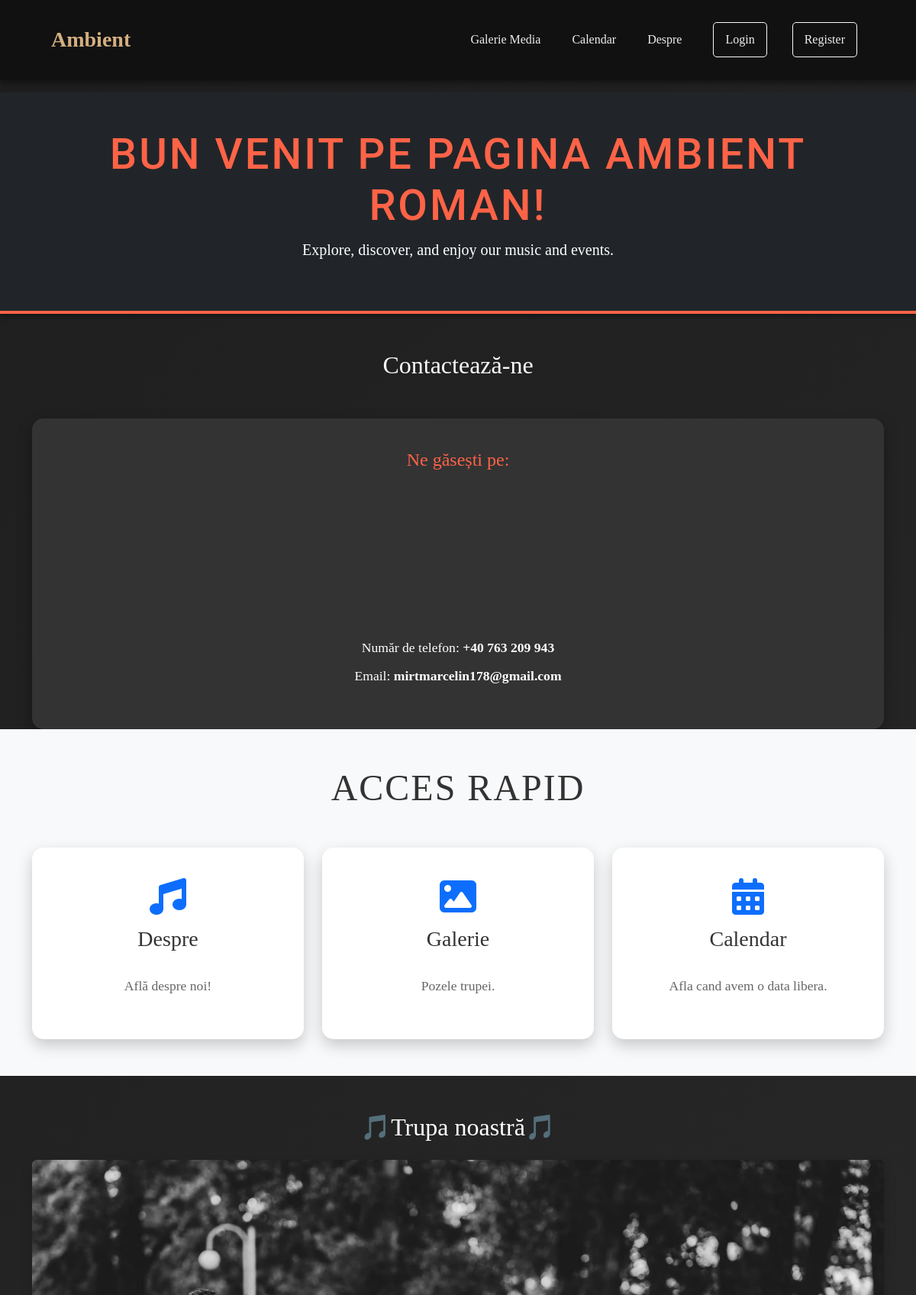
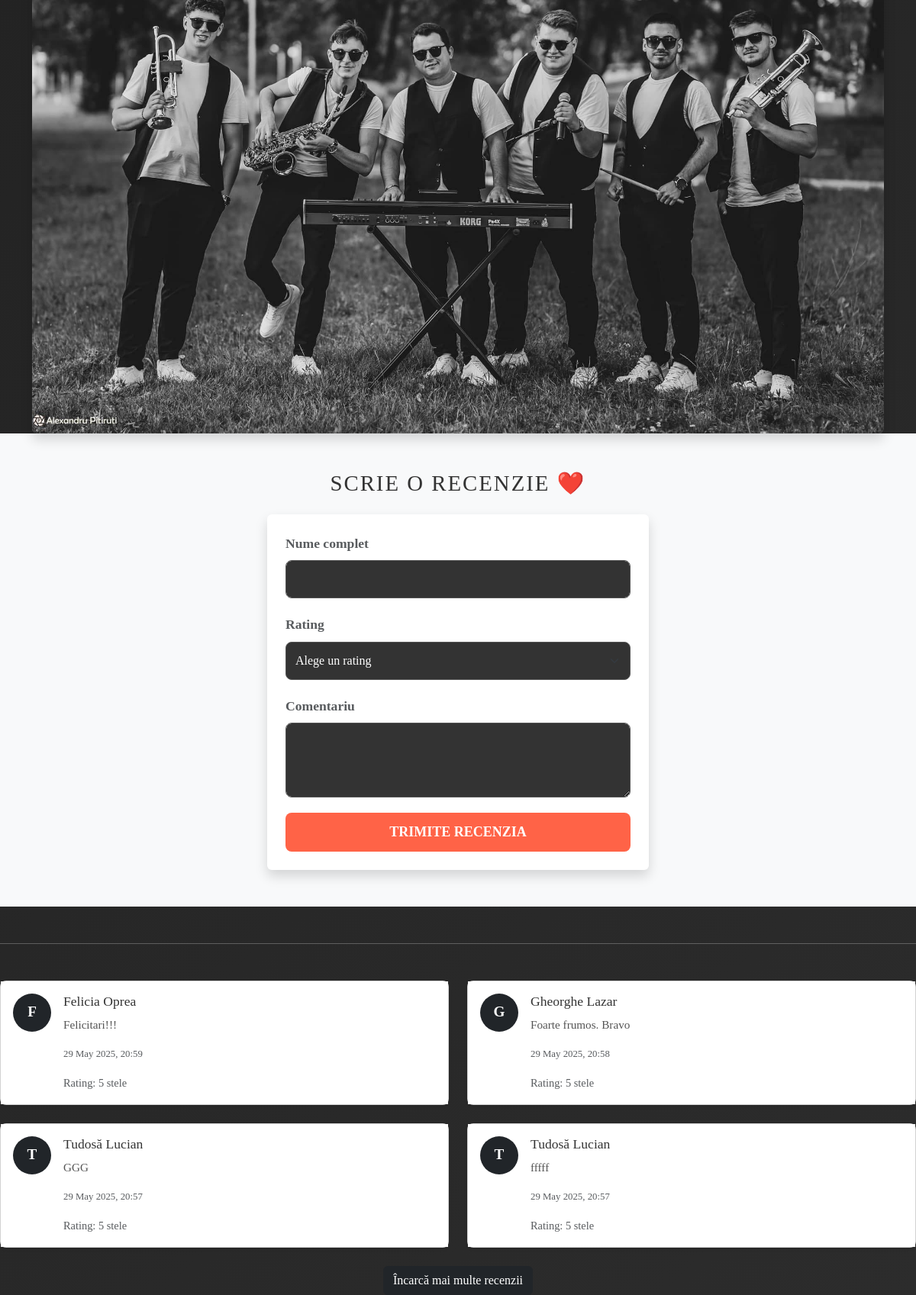
The page / on the database its author committed (2 pictures, top to bottom).
### bandsite/models.py (models this page shows, shortened)
class Review(models.Model):
    name = models.CharField(max_length=100)
    rating = models.IntegerField(choices=[(1, '⭐️'), (2, '⭐️⭐️'), (3, '⭐️⭐️⭐️'), (4, '⭐️⭐️⭐️⭐️'), (5, '⭐️⭐️⭐️⭐️⭐️')])
    comment = models.TextField()
    created_at = models.DateTimeField(auto_now_add=True)  # Folosește doar auto_now_add

### bandsite/views.py (the view)
# urls.py: path('', views.home, name='home'),
def home(request):
    reviews = Review.objects.all().order_by('-created_at')[:4]
    all_reviews_count = Review.objects.count()
    return render(request, 'bandsite/home.html', {'reviews': reviews, 'all_reviews_count': all_reviews_count})

### bandsite/templates/bandsite/home.html (shortened to what this page needs)
{% load static %}
<!DOCTYPE html>
<html lang="en">
<head>
    <link href="https://cdn.jsdelivr.net/npm/bootstrap@5.3.0-alpha1/dist/css/bootstrap.min.css" rel="stylesheet">
    <link rel="stylesheet" href="{% static 'css/style.css' %}">
</head>
<body>
<nav class="custom-navbar navbar navbar-expand-lg navbar-dark">
    <div class="container">
        <a class="navbar-brand" href="{% url 'home' %}">Ambient</a>
        <div class="collapse navbar-collapse" id="navbarNav">
            <ul class="navbar-nav ms-auto">
                <li class="nav-item">
                    <a class="nav-link" href="{% url 'gallery' %}">Galerie Media</a>
                </li>
                <li class="nav-item">
                    <a class="nav-link" href="{% url 'concerts' %}">Calendar</a>
                </li>
                <li class="nav-item">
                    <a class="nav-link" href="{% url 'about' %}">Despre</a>
                </li>
                {% if user.is_authenticated %}
                    <li class="nav-item dropdown">
                        <a class="nav-link dropdown-toggle" href="#" id="userDropdown" role="button"
                           data-bs-toggle="dropdown" aria-expanded="false">
                            Salut, {{ user.get_full_name|default:user.username }}
                        </a>
                        <ul class="dropdown-menu dropdown-menu-end" aria-labelledby="userDropdown">
                            <li>
                                <form method="POST" action="{% url 'logout' %}" style="margin: 0;">
                                    {% csrf_token %}
                                    <button type="submit" class="dropdown-item">Logout</button>
                                </form>
                            </li>
                        </ul>
                    </li>
                {% else %}
                    <li class="nav-item">
                        <a class="btn btn-outline-light ms-2" href="{% url 'login' %}">Login</a>
                    </li>
                    <li class="nav-item">
                        <a class="btn btn-outline-light ms-2" href="{% url 'register' %}">Register</a>
                    </li>
                {% endif %}
            </ul>
        </div>
    </div>
</nav>
<header class="bg-dark text-white py-5">
    <div class="container text-center">
        <h1>Bun venit pe pagina Ambient Roman!</h1>
        <p class="lead">Explore, discover, and enjoy our music and events.</p>
    </div>
</header>
    <div class="container mt-5">
        <h2 class="text-center mb-4 text-light">Contactează-ne</h2>
        <div class="contact-card">
            <h5 class="contact-card-title text-center mb-4">Ne găsești pe:</h5>
            <div class="d-flex justify-content-around mb-4">
                <a href="https://www.facebook.com/profile.php?id=100091896278314" target="_blank" class="social-button" style="background-image: url('https://upload.wikimedia.org/wikipedia/commons/5/51/Facebook_f_logo_%282019%29.svg');"></a>
                <a href="https://www.instagram.com/trupa__ambient_roman_?igsh=MXN4cGFwZmc5dG80eA==" target="_blank" class="social-button" style="background-image: url('https://upload.wikimedia.org/wikipedia/commons/a/a5/Instagram_icon.png');"></a>
                <a href="https://www.youtube.com/@TrupaAmbient125" target="_blank" class="social-button" style="background-image: url('https://upload.wikimedia.org/wikipedia/commons/4/42/YouTube_icon_%282013-2017%29.png');"></a>
            </div>
            <div class="text-center">
                <p class="mb-2">Număr de telefon: <strong>+40 763 209 943</strong></p>
                <p>Email: <strong>mirtmarcelin178@gmail.com</strong></p>
            </div>
        </div>
    </div>
<section class="quick-links py-5 bg-light">
    <div class="container text-center">
        <h2 class="section-title">Acces rapid</h2>
        <div class="row">
            <div class="col-md-4">
                <a href="{% url 'about' %}" class="quick-link-card">
                    <i class="fas fa-music fa-3x"></i>
                    <h4>Despre</h4>
                    <p>Află despre noi!</p>
                </a>
            </div>
            <div class="col-md-4">
                <a href="{% url 'gallery' %}" class="quick-link-card">
                    <i class="fas fa-image fa-3x"></i>
                    <h4>Galerie</h4>
                    <p>Pozele trupei.</p>
                </a>
            </div>
            <div class="col-md-4">
                <a href="{% url 'concerts' %}" class="quick-link-card">
                    <i class="fas fa-calendar-alt fa-3x"></i>
                    <h4>Calendar</h4>
                    <p>Afla cand avem o data libera.</p>
                </a>
            </div>
        </div>
    </div>
</section>
<div class="container text-center mt-5">
    <h2 style="colour: black">🎵Trupa noastră🎵</h2>
    <img src="{% static 'images/Marcelin.jpg' %}" alt="Trupa Ambient" class="img-fluid rounded shadow mt-3">
</div>
<section class="reviews py-5 bg-light">
    <div class="container">
        <h2 class="section-title text-center mb-4" style="font-size: 1.8rem; color: #333;">Scrie o recenzie ❤️</h2>
        <div class="d-flex justify-content-center">
            <form method="POST" action="{% url 'submit_review' %}" class="review-form p-4 shadow rounded bg-white" style="width: 100%; max-width: 500px;">
                <div class="mb-3">
                    <label for="name" class="form-label small text-muted">Nume complet</label>
                    <input type="text" class="form-control rounded-3" id="name" name="name" required>
                </div>
                <div class="mb-3">
                    <label for="rating" class="form-label small text-muted">Rating</label>
                    <select class="form-select rounded-3" id="rating" name="rating" required>
                        <option value="" selected disabled>Alege un rating</option>
                    </select>
                </div>
                <div class="mb-3">
                    <label for="comment" class="form-label small text-muted">Comentariu</label>
                    <textarea class="form-control rounded-3" id="comment" name="comment" rows="3" required></textarea>
                </div>
                <button type="submit" class="btn btn-dark w-100 rounded-3" style="transition: background-color 0.3s ease;">
                    Trimite Recenzia
                </button>
            </form>
        </div>
    </div>
</section>
<hr class="my-5">
<div class="row justify-content-center" id="review-list">
    {% for review in reviews %}
    <div class="col-md-6 mb-4">
        <div class="card shadow-sm rounded-3">
            <div class="card-body d-flex align-items-start" style="background-color: #fff; color: #333;">
                <div class="avatar rounded-circle bg-dark text-white d-flex justify-content-center align-items-center me-3" style="width: 50px; height: 50px; font-weight: bold; font-size: 1.2rem;">
                    {{ review.name|slice:":1"|upper }}
                </div>
                <div>
                    <h5 class="card-title mb-1" style="font-size: 1.1rem; color: #333;">{{ review.name }}</h5>
                    <p class="card-text" style="font-size: 0.95rem; color: #555;">{{ review.comment }}</p>
                    <p class="card-text text-muted" style="font-size: 0.8rem; color: #777;">{{ review.created_at|date:"d M Y, H:i" }}</p>
                    <p class="card-text text-muted" style="font-size: 0.9rem; color: #777;">Rating: {{ review.rating }} stele</p>
                </div>
            </div>
        </div>
    </div>
    {% empty %}
    <p class="text-muted text-center">Nicio recenzie încă. Fii primul!</p>
    {% endfor %}
</div>
{% if all_reviews_count > 4 %}
    <div class="d-flex justify-content-center">
        <button id="load-more-btn" class="btn btn-dark" style="transition: background-color 0.3s ease;" onclick="loadMoreReviews()">Încarcă mai multe recenzii</button>
    </div>
{% endif %}
</body>
</html>

### bandsite/static/css/style.css (style rules this page uses)
body { font-family: 'Georgia', serif; margin: 0; padding: 0; background: linear-gradient(135deg, #1e1e1e 0%, #2c2c2c 100%); color: #fff; line-height: 1.6; }
header { background-color: rgba(0, 0, 0, 0.8); color: #fff; padding: 120px 0; text-align: center; border-bottom: 4px solid #ff6347; box-shadow: 0 4px 6px rgba(0, 0, 0, 0.3); }
header h1 { font-size: 3.5rem; color: #ff6347; font-family: 'Roboto', sans-serif; letter-spacing: 3px; text-transform: uppercase; }
.custom-navbar { background-color: #111; padding: 20px 40px; box-shadow: 0 4px 8px rgba(0, 0, 0, 0.4); position: sticky; top: 0; z-index: 1000; }
.custom-navbar a { color: #eee !important; margin-right: 25px; text-decoration: none; font-size: 16px; padding: 10px 15px; border-radius: 5px; transition: all 0.3s ease; }
.custom-navbar .navbar-brand { color: #d4af7f !important; font-weight: bold; font-size: 28px; }
.quick-links { background-color: #f8f9fa; padding: 80px 0; text-align: center; }
.quick-links .section-title { font-size: 3rem; color: #333; margin-bottom: 50px; text-transform: uppercase; letter-spacing: 2px; }
.quick-link-card { background-color: #fff; border-radius: 15px; box-shadow: 0 8px 20px rgba(0, 0, 0, 0.2); text-decoration: none; padding: 40px; transition: all 0.3s ease; margin-bottom: 30px; display: flex; flex-direction: column; justify-content: space-between; height: 100%; }
.quick-link-card h4 { font-size: 1.75rem; color: #333; margin-bottom: 15px; }
.quick-link-card p { color: #666; font-size: 1.1rem; line-height: 1.6; }
.contact-card { transition: transform 0.3s ease-in-out, box-shadow 0.3s ease; margin-top: 50px; padding: 30px; background-color: #333; border-radius: 15px; box-shadow: 0 8px 20px rgba(0, 0, 0, 0.2); }
.text-center { text-align: center; }
.reviews { background-color: #1f1f1f; color: #eee; padding: 80px 0; }
.reviews .section-title { font-size: 3rem; color: #ff6347; margin-bottom: 50px; text-transform: uppercase; letter-spacing: 2px; }
.review-form { background-color: #2a2a2a; border-radius: 15px; padding: 40px; box-shadow: 0 8px 20px rgba(0, 0, 0, 0.25); }
.review-form label { font-weight: bold; color: #fff; font-size: 1.1rem; }
.review-form input, .review-form select, .review-form textarea { width: 100%; padding: 12px; margin-bottom: 20px; border-radius: 8px; border: 1px solid #555; background-color: #333; color: #fff; font-size: 1rem; }
.review-form button { background-color: #ff6347; border: none; color: white; padding: 12px 25px; border-radius: 8px; font-size: 18px; font-weight: bold; text-transform: uppercase; transition: all 0.3s ease; }
.section-title { text-align: center; font-size: 2.5rem; margin-bottom: 40px; color: #ff6347; text-transform: uppercase; letter-spacing: 2px; font-family: 'Georgia', serif; }

### bandsite/templates/bandsite/home.html (style rules this page uses)
.social-button { width: 150px; height: 150px; border-radius: 50%; background-size: cover; background-position: center; display: inline-block; margin: 10px; }
.contact-card-title { font-size: 1.5rem; color: #ff6347; }
.contact-card { background-color: #333; padding: 40px; border-radius: 15px; box-shadow: 0 8px 20px rgba(0, 0, 0, 0.3); color: #fff; }
.contact-card p { font-size: 1.1rem; line-height: 1.6; }

### rows shown on the page
Review: name "F", name "Felicia Oprea", comment "Felicitari!!!", created_at "29 May 2025, 20:59", rating "5"
Review: name "G", name "Gheorghe Lazar", comment "Foarte frumos. Bravo", created_at "29 May 2025, 20:58", rating "5"
Review: name "T", name "Tudosă Lucian", comment "GGG", created_at "29 May 2025, 20:57", rating "5"
Review: name "T", name "Tudosă Lucian", comment "fffff", created_at "29 May 2025, 20:57", rating "5"
